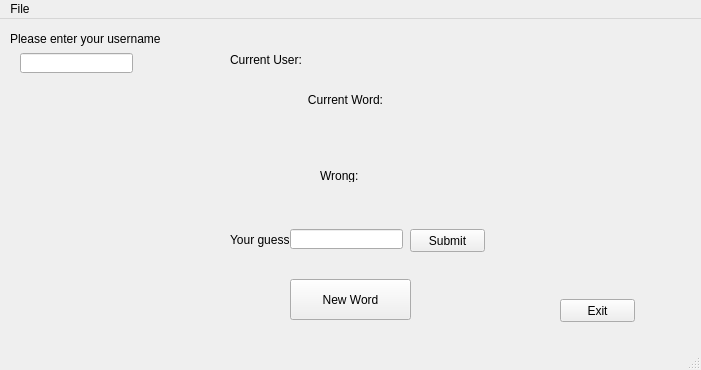
<?xml version="1.0" encoding="UTF-8"?>
<ui version="4.0">
 <class>MainWindow</class>
 <widget class="QMainWindow" name="MainWindow">
  <property name="geometry">
   <rect>
    <x>0</x>
    <y>0</y>
    <width>701</width>
    <height>370</height>
   </rect>
  </property>
  <property name="windowTitle">
   <string>MainWindow</string>
  </property>
  <widget class="QWidget" name="centralwidget">
   <widget class="QLabel" name="usernameLabel">
    <property name="geometry">
     <rect>
      <x>310</x>
      <y>30</y>
      <width>101</width>
      <height>21</height>
     </rect>
    </property>
    <property name="text">
     <string/>
    </property>
   </widget>
   <widget class="QLineEdit" name="userNameInput">
    <property name="geometry">
     <rect>
      <x>20</x>
      <y>34</y>
      <width>113</width>
      <height>20</height>
     </rect>
    </property>
   </widget>
   <widget class="QLabel" name="label">
    <property name="geometry">
     <rect>
      <x>230</x>
      <y>30</y>
      <width>91</width>
      <height>21</height>
     </rect>
    </property>
    <property name="text">
     <string>Current User:  </string>
    </property>
   </widget>
   <widget class="QLabel" name="enterUserNameLabel">
    <property name="geometry">
     <rect>
      <x>10</x>
      <y>10</y>
      <width>151</width>
      <height>20</height>
     </rect>
    </property>
    <property name="text">
     <string>Please enter your username:</string>
    </property>
   </widget>
   <widget class="QPushButton" name="exit">
    <property name="geometry">
     <rect>
      <x>560</x>
      <y>280</y>
      <width>75</width>
      <height>23</height>
     </rect>
    </property>
    <property name="text">
     <string>Exit</string>
    </property>
   </widget>
   <widget class="QLabel" name="label_3">
    <property name="geometry">
     <rect>
      <x>230</x>
      <y>210</y>
      <width>61</width>
      <height>21</height>
     </rect>
    </property>
    <property name="text">
     <string>Your guess:</string>
    </property>
   </widget>
   <widget class="QLineEdit" name="userGuessInput">
    <property name="geometry">
     <rect>
      <x>290</x>
      <y>210</y>
      <width>113</width>
      <height>20</height>
     </rect>
    </property>
   </widget>
   <widget class="QPushButton" name="submitGuess">
    <property name="geometry">
     <rect>
      <x>410</x>
      <y>210</y>
      <width>75</width>
      <height>23</height>
     </rect>
    </property>
    <property name="text">
     <string>Submit</string>
    </property>
   </widget>
   <widget class="QLabel" name="label_5">
    <property name="geometry">
     <rect>
      <x>300</x>
      <y>70</y>
      <width>91</width>
      <height>21</height>
     </rect>
    </property>
    <property name="text">
     <string>Current Word:</string>
    </property>
    <property name="alignment">
     <set>Qt::AlignCenter</set>
    </property>
   </widget>
   <widget class="QLabel" name="generatedWord">
    <property name="geometry">
     <rect>
      <x>330</x>
      <y>90</y>
      <width>81</width>
      <height>31</height>
     </rect>
    </property>
    <property name="text">
     <string/>
    </property>
    <property name="alignment">
     <set>Qt::AlignJustify|Qt::AlignVCenter</set>
    </property>
   </widget>
   <widget class="QPushButton" name="generateWord">
    <property name="enabled">
     <bool>true</bool>
    </property>
    <property name="geometry">
     <rect>
      <x>290</x>
      <y>260</y>
      <width>121</width>
      <height>41</height>
     </rect>
    </property>
    <property name="cursor">
     <cursorShape>PointingHandCursor</cursorShape>
    </property>
    <property name="toolTip">
     <string>Generate a new word to guess</string>
    </property>
    <property name="autoFillBackground">
     <bool>false</bool>
    </property>
    <property name="text">
     <string>New Word</string>
    </property>
    <property name="flat">
     <bool>false</bool>
    </property>
   </widget>
   <widget class="QLabel" name="correctLetters">
    <property name="geometry">
     <rect>
      <x>330</x>
      <y>90</y>
      <width>91</width>
      <height>31</height>
     </rect>
    </property>
    <property name="text">
     <string/>
    </property>
   </widget>
   <widget class="QLabel" name="wrongLetters">
    <property name="geometry">
     <rect>
      <x>300</x>
      <y>170</y>
      <width>121</width>
      <height>31</height>
     </rect>
    </property>
    <property name="text">
     <string/>
    </property>
   </widget>
   <widget class="QLabel" name="label_4">
    <property name="geometry">
     <rect>
      <x>320</x>
      <y>150</y>
      <width>47</width>
      <height>13</height>
     </rect>
    </property>
    <property name="text">
     <string>Wrong:</string>
    </property>
   </widget>
  </widget>
  <widget class="QMenuBar" name="menubar">
   <property name="geometry">
    <rect>
     <x>0</x>
     <y>0</y>
     <width>701</width>
     <height>21</height>
    </rect>
   </property>
   <widget class="QMenu" name="menuFile">
    <property name="title">
     <string>File</string>
    </property>
    <addaction name="actionReset"/>
    <addaction name="actionQuit"/>
    <addaction name="separator"/>
   </widget>
   <addaction name="menuFile"/>
  </widget>
  <widget class="QStatusBar" name="statusbar"/>
  <action name="actionReset">
   <property name="text">
    <string>Reset</string>
   </property>
   <property name="toolTip">
    <string>Resets the game</string>
   </property>
   <property name="shortcut">
    <string>Ctrl+R</string>
   </property>
  </action>
  <action name="actionQuit">
   <property name="text">
    <string>Quit</string>
   </property>
   <property name="shortcut">
    <string>Ctrl+Q</string>
   </property>
  </action>
 </widget>
 <resources/>
 <connections>
  <connection>
   <sender>actionQuit</sender>
   <signal>triggered()</signal>
   <receiver>MainWindow</receiver>
   <slot>close()</slot>
   <hints>
    <hint type="sourcelabel">
     <x>-1</x>
     <y>-1</y>
    </hint>
    <hint type="destinationlabel">
     <x>333</x>
     <y>182</y>
    </hint>
   </hints>
  </connection>
  <connection>
   <sender>actionReset</sender>
   <signal>triggered()</signal>
   <receiver>MainWindow</receiver>
   <slot>MyReset()</slot>
   <hints>
    <hint type="sourcelabel">
     <x>-1</x>
     <y>-1</y>
    </hint>
    <hint type="destinationlabel">
     <x>333</x>
     <y>182</y>
    </hint>
   </hints>
  </connection>
 </connections>
 <slots>
  <slot>MyReset()</slot>
 </slots>
</ui>
